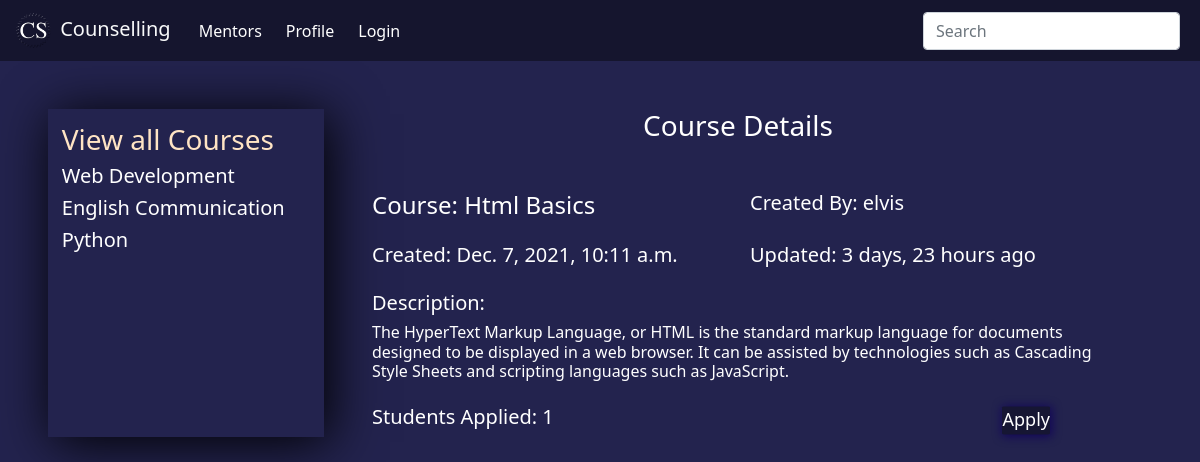
Before: /view-course/3/ with the older database file.
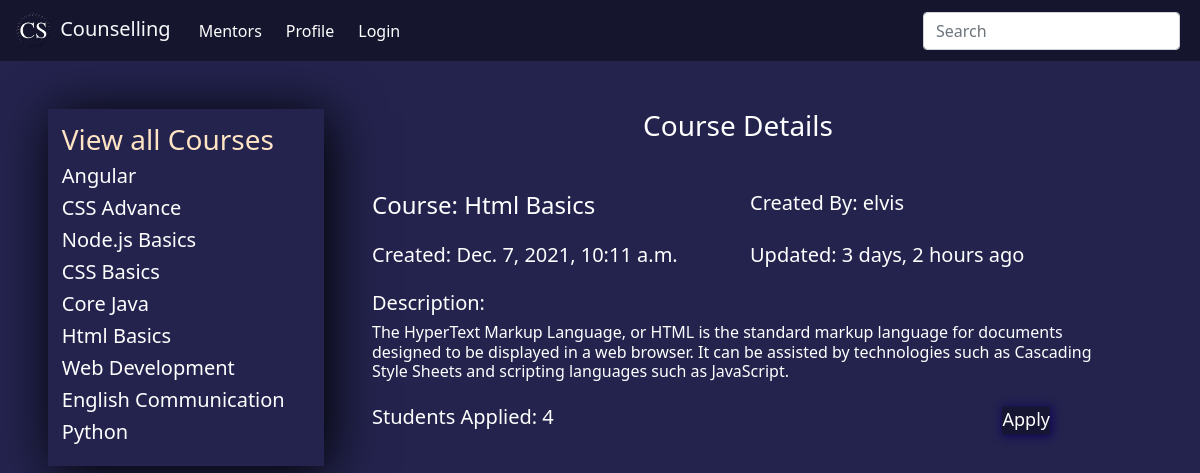
After: the same page with the newer database file.
### base/models.py (models this page shows)
class course(models.Model):
    user = models.ForeignKey(User, on_delete=models.SET_NULL, null=True)
    course_name = models.CharField(max_length=100)
    course_description = models.TextField(null=True)
    course_isactive = models.BooleanField(default=True)
    course_created = models.DateTimeField(auto_now_add=True)
    course_updated = models.DateTimeField(auto_now=True)
    class Meta:
        ordering = ['-course_updated', '-course_created']
    def __str__(self):
        return str(self.course_name)

### base/views.py (the view)
# urls.py: path('view-course/<str:pk>/', views.viewCourse, name='view-course'),
def viewCourse(request,pk):
    courses = course.objects.all()
    mentors = User.objects.filter(groups=1)
    user = request.user
    if user.is_superuser:
        students = User.objects.filter(groups=2)
    else:
        followers = follower.objects.filter(mentor=user)
        students = []
        for i in followers:
            stu = User.objects.get(username=i.student)
            students.append(stu)
    data = course.objects.get(id=pk)
    applied_count = applyforcourse.objects.filter(course_id=data)
    applied_course1 = applyforcourse.objects.filter(course_id=data)
    print(applied_course1)
    count = 0
    if len(applied_count) > 0 :
        count = len(applied_count)
    try:
        applied_course = applyforcourse.objects.get(course_id=data, user=request.user)
        context = {
            "courses":courses,
            "mentors":mentors,
            "students":students,
            "data":data,
            "applycount":count,
            "appliedcourses":applied_course,
            "appliedcourses1":applied_course1,
        }
    except:
        context = {
            "courses":courses,
            "mentors":mentors,
            "students":students,
            "data":data,
            "applycount":count,
            "appliedcourses1":applied_course1,
        }
    return render(request, 'coursedetails.html', context)

### base/models.py (called while the page is built)
    def __str__(self):
        val = f"{self.user} applied for {self.course_id}"
        return str(val)

### templates/coursedetails.html (shortened to what this page needs)
{% extends 'main.html' %}
{% block content %}
<div class="container-dash mt-5 mx-5">
    {% include 'managepage.html' %}
    <div class="dashboard mx-5">
        <h3 class="text-center mb-4">Course Details</h3>
        <div class="row pt-4">
            <div class="col mb-3">
                <h4>Course: {{data.course_name}}</h4>
            </div>
            <div class="col mb-3">
                <h5>Created By: {{data.user}}</h5>
            </div>
        </div>
        <div class="row">
            <div class="col mb-3">
                <h5>Created: {{data.course_created}}</h5>
            </div>
            <div class="col mb-3">
                <h5>Updated: {{data.course_updated|timesince}} ago</h5>
            </div>
        </div>
        <div class="row">
            <div class="col mb-3">
                <h5>Description:</h5>
                <h6>{{data.course_description}}</h6>
            </div>
        </div>
        <div class="row">
            <div class="col">
                <h5>Students Applied: {{applycount}}</h5>
            </div>
            {% if not request.user.is_staff and not request.user.is_superuser %}
            <div class="col-2">
                {% if appliedcourses != None %}
                <div class="login-inp">
                    <input type="button" value="Applied" readonly>
                </div>
                {% else %}
                <form action="{% url 'apply-course' %}" method="POST">
                <div class="login-inp">
                    <input type="submit" value="Apply">
                </div>
                </form>
                {% endif %}
            </div>
            {% elif request.user == data.user or request.user.is_superuser %}
            <div class="col-2">
                <div class="login-inp">
                    <a href="{% url 'edit-course' data.id %}" id="edit-btn">Edit</a>
                </div>
            </div>
            {% endif %}
        </div>
    </div>
</div>
{% endblock content %}

### templates/managepage.html (shortened to what this page needs)
{% if request.user.is_superuser or request.user.is_staff %}
    <div class="manage">
        <a href="{% url 'course' %}">
        {% if request.user.is_superuser %}
            <h3>Manage Courses ({{courses.count}})</h3>
        {% else %}
            <h3>All Courses</h3>
        {% endif %}
        </a>
        {% for course in courses|slice:":4" %}
        {% if request.user == course.user or request.user.is_superuser %}
        {% if course.course_isactive == True %}
        <h5>{{course.course_name}}</h5>
        {% endif %}
        {% endif %}
        {% endfor %}
        {% if not request.user.is_superuser %}
        {% else %}
        <hr>
        <a href="{% url 'mentors' %}">
        <h3>Manage Mentors ({{mentors.count}})</h3>
        </a>
        {% for mentor in mentors|slice:":4" %}
        <h5>{{mentor.username}}</h5>
        {% endfor %}
        {% endif %}
        <hr>
        <a href="{% url 'students' %}">
        {% if request.user.is_superuser %}
        <h3>Manage Students ({{students.count}})</h3>
        {% else %}
        <h3>Manage Students</h3>
        {% endif %}
        </a>
        {% for student in students|slice:":4" %}
        <h5>{{student.username}}</h5>
        {% endfor %}
    </div>
    {% else %}
    <div class="manage">
        <a href="{% url 'course' %}">
            <h3>View all Courses</h3>
        </a>
        {% for course in courses|slice:":10" %}
        {% if course.course_isactive == True %}
        <h5>{{course.course_name}}</h5>
        {% endif %}
        {% endfor %}
    </div>
{% endif %}

Changed rows visible on the page:
added course: course_name "Angular"
added course: course_name "CSS Advance"
added course: course_name "Node.js Basics"
added course: course_name "CSS Basics"
added course: course_name "Core Java"
now on one of the page's lists (row edited): course: course_name "Html Basics"
changed course "Html Basics": course_updated "3 days, 23 hours" → "3 days, 2 hours"
Other visible differences:
{{ applycount }}: "1" → "4"
